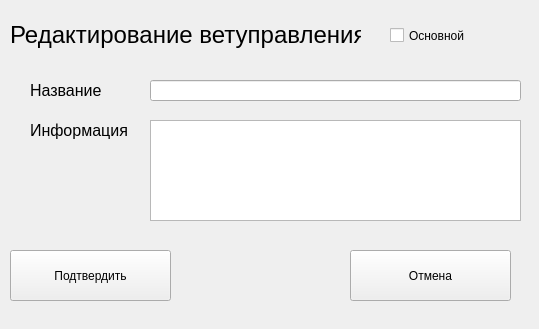
<?xml version="1.0" encoding="UTF-8"?>
<ui version="4.0">
 <class>Form</class>
 <widget class="QWidget" name="Form">
  <property name="geometry">
   <rect>
    <x>0</x>
    <y>0</y>
    <width>539</width>
    <height>329</height>
   </rect>
  </property>
  <property name="windowTitle">
   <string>Form</string>
  </property>
  <widget class="QPushButton" name="confirmPushButton">
   <property name="geometry">
    <rect>
     <x>10</x>
     <y>250</y>
     <width>161</width>
     <height>51</height>
    </rect>
   </property>
   <property name="text">
    <string>Подтвердить</string>
   </property>
  </widget>
  <widget class="QPushButton" name="cancelPushButton">
   <property name="geometry">
    <rect>
     <x>350</x>
     <y>250</y>
     <width>161</width>
     <height>51</height>
    </rect>
   </property>
   <property name="text">
    <string>Отмена</string>
   </property>
  </widget>
  <widget class="QLabel" name="label">
   <property name="geometry">
    <rect>
     <x>10</x>
     <y>10</y>
     <width>351</width>
     <height>51</height>
    </rect>
   </property>
   <property name="text">
    <string>&lt;html&gt;&lt;head/&gt;&lt;body&gt;&lt;p&gt;&lt;span style=&quot; font-size:18pt;&quot;&gt;Редактирование ветуправления&lt;/span&gt;&lt;/p&gt;&lt;/body&gt;&lt;/html&gt;</string>
   </property>
  </widget>
  <widget class="QLineEdit" name="nameLineEdit">
   <property name="geometry">
    <rect>
     <x>150</x>
     <y>80</y>
     <width>371</width>
     <height>21</height>
    </rect>
   </property>
  </widget>
  <widget class="QLabel" name="label_2">
   <property name="geometry">
    <rect>
     <x>30</x>
     <y>80</y>
     <width>91</width>
     <height>21</height>
    </rect>
   </property>
   <property name="text">
    <string>&lt;html&gt;&lt;head/&gt;&lt;body&gt;&lt;p&gt;&lt;span style=&quot; font-size:12pt;&quot;&gt;Название&lt;/span&gt;&lt;/p&gt;&lt;/body&gt;&lt;/html&gt;</string>
   </property>
  </widget>
  <widget class="QLabel" name="label_3">
   <property name="geometry">
    <rect>
     <x>30</x>
     <y>120</y>
     <width>111</width>
     <height>21</height>
    </rect>
   </property>
   <property name="text">
    <string>&lt;html&gt;&lt;head/&gt;&lt;body&gt;&lt;p&gt;&lt;span style=&quot; font-size:12pt;&quot;&gt;Информация&lt;/span&gt;&lt;/p&gt;&lt;/body&gt;&lt;/html&gt;</string>
   </property>
  </widget>
  <widget class="QTextEdit" name="infoTextEdit">
   <property name="geometry">
    <rect>
     <x>150</x>
     <y>120</y>
     <width>371</width>
     <height>101</height>
    </rect>
   </property>
  </widget>
  <widget class="QCheckBox" name="isMainCheckBox">
   <property name="geometry">
    <rect>
     <x>390</x>
     <y>20</y>
     <width>111</width>
     <height>31</height>
    </rect>
   </property>
   <property name="text">
    <string>Основной</string>
   </property>
  </widget>
 </widget>
 <resources/>
 <connections/>
</ui>
